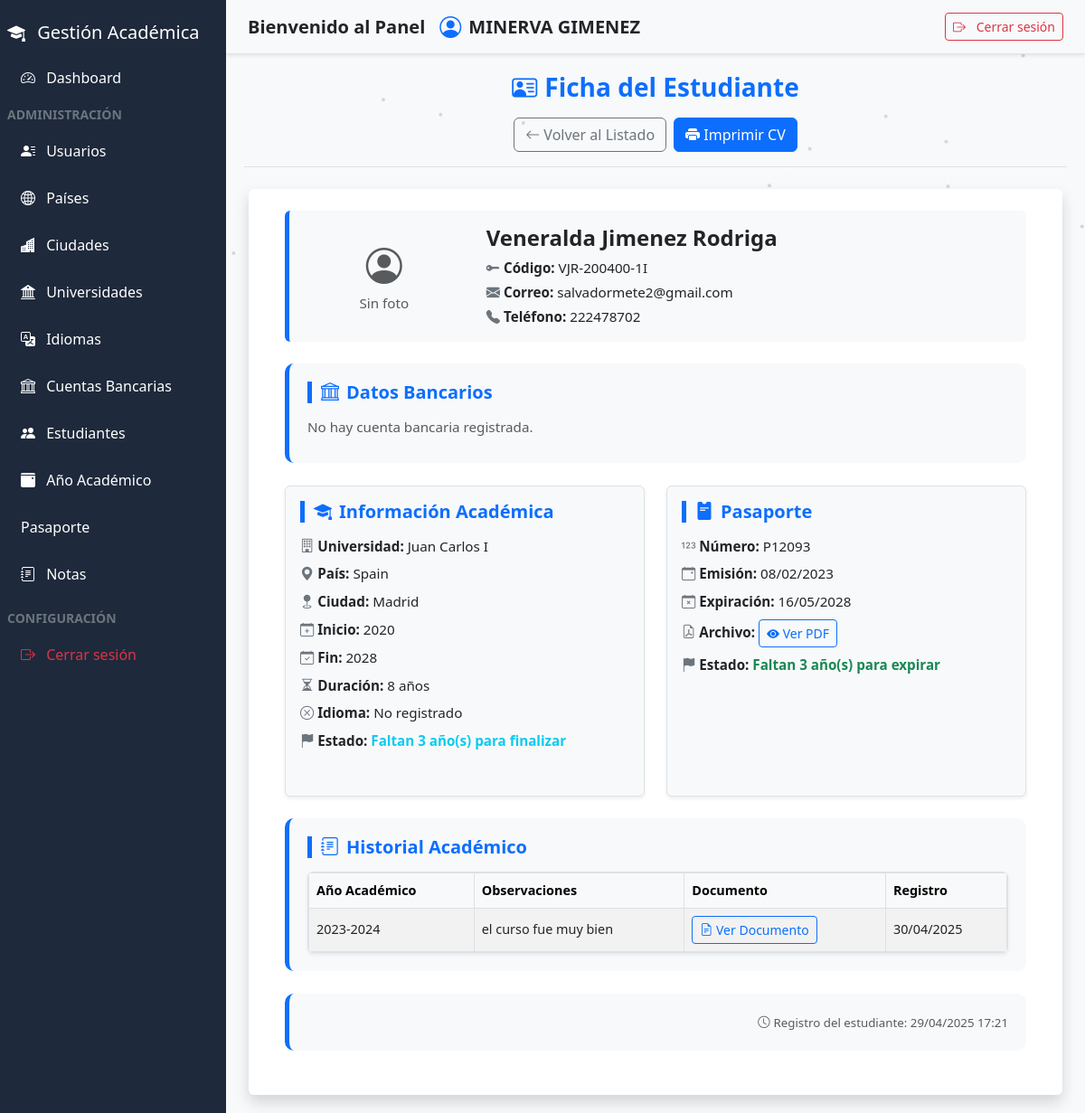
The app's page /admin/detalles_estudiantes.php?id=1 (signed in) with its own data.
### tables this page shows
CREATE TABLE `estudiantes` (
  `id` int(11) NOT NULL,
  `nombre_completo` varchar(100) DEFAULT NULL,
  `codigo_acceso` varchar(20) DEFAULT NULL,
  `fecha_nacimiento` date DEFAULT NULL,
  `pais_id` int(11) NOT NULL,
  `ciudad_id` int(11) DEFAULT NULL,
  `universidad_id` int(11) DEFAULT NULL,
  `idioma_id` int(11) DEFAULT NULL,
  `anio_inicio_carrera` year(4) DEFAULT NULL,
  `anio_fin_carrera` year(4) DEFAULT NULL,
  `email` varchar(100) DEFAULT NULL,
  `telefono` varchar(20) DEFAULT NULL,
  `foto_perfil` varchar(255) DEFAULT NULL,
  `ruta_foto` varchar(255) DEFAULT NULL,
  `creado_en` timestamp NULL DEFAULT current_timestamp(),
  `idioma` varchar(255) DEFAULT NULL,
  `meses_idioma` int(11) DEFAULT NULL,
  `cuenta_id` int(11) DEFAULT NULL,
  `archivo_beca` text DEFAULT NULL
);

CREATE TABLE `universidades` (
  `id` int(11) NOT NULL,
  `nombre` varchar(100) NOT NULL,
  `ciudad_id` int(11) NOT NULL
);

CREATE TABLE `paises` (
  `id` int(11) NOT NULL,
  `nombre` varchar(50) NOT NULL
);

CREATE TABLE `ciudades` (
  `id` int(11) NOT NULL,
  `nombre` varchar(100) NOT NULL,
  `pais_id` int(11) NOT NULL
);

CREATE TABLE `pasaportes` (
  `id` int(11) NOT NULL,
  `estudiante_id` int(11) DEFAULT NULL,
  `numero_pasaporte` varchar(50) DEFAULT NULL,
  `fecha_emision` date DEFAULT NULL,
  `fecha_expiracion` date DEFAULT NULL,
  `archivo_url` varchar(255) DEFAULT NULL,
  `fecha_subida` timestamp NOT NULL DEFAULT current_timestamp()
);

CREATE TABLE `notas` (
  `id` int(11) NOT NULL,
  `estudiante_id` int(11) DEFAULT NULL,
  `anio_academico_id` int(11) DEFAULT NULL,
  `observaciones` text DEFAULT NULL,
  `archivo_url` varchar(255) DEFAULT NULL,
  `fecha_subida` timestamp NOT NULL DEFAULT current_timestamp()
);

CREATE TABLE `anios_academicos` (
  `id` int(11) NOT NULL,
  `nombre` varchar(20) DEFAULT NULL
);

### admin/detalles_estudiantes.php (the view, shortened to what this page needs)
<?php include_once("../componentes/header.php"); ?>
<?php
$estudiante_id = intval($_GET['id']);
try {
    $stmt = $pdo->prepare("
        SELECT
            e.id, e.nombre_completo, e.codigo_acceso, e.fecha_nacimiento,
            e.anio_inicio_carrera, e.anio_fin_carrera, e.telefono,
            e.creado_en, e.pais_id, e.email, e.ciudad_id, e.meses_idioma,
            e.universidad_id, e.idioma_id, e.foto_perfil,
            p.nombre AS nombre_pais,
            c.nombre AS nombre_ciudad,
            u.nombre AS nombre_universidad,
            i.nombre AS nombre_idioma
        FROM estudiantes e
        LEFT JOIN paises p ON e.pais_id = p.id
        LEFT JOIN ciudades c ON e.ciudad_id = c.id
        LEFT JOIN universidades u ON e.universidad_id = u.id
        LEFT JOIN idiomas i ON e.idioma_id = i.id
        WHERE e.id = ?
    ");
    $stmt->execute([$estudiante_id]);
    $estudiante = $stmt->fetch(PDO::FETCH_ASSOC);
    $stmt = $pdo->prepare("
        SELECT aa.nombre AS anio_academico, n.observaciones, n.archivo_url, n.fecha_subida
        FROM notas n
        INNER JOIN anios_academicos aa ON n.anio_academico_id = aa.id
        WHERE n.estudiante_id = ?
        ORDER BY aa.nombre DESC
    ");
    $stmt->execute([$estudiante_id]);
    $notas = $stmt->fetchAll(PDO::FETCH_ASSOC);
    $stmt = $pdo->prepare("
        SELECT numero_pasaporte, fecha_emision, fecha_expiracion, archivo_url
        FROM pasaportes
        WHERE estudiante_id = ?
        ORDER BY fecha_subida DESC
        LIMIT 1
    ");
    $stmt->execute([$estudiante_id]);
    $pasaporte = $stmt->fetch(PDO::FETCH_ASSOC);
$stmt = $pdo->prepare("SELECT * FROM cuentas_bancarias WHERE estudiante_id = :id LIMIT 1");
$stmt->execute([':id' => $estudiante_id]);
$cuenta_bancaria = $stmt->fetch(PDO::FETCH_ASSOC);
} catch (PDOException $e) {
    die("Error al obtener datos: " . $e->getMessage());
}
?>
<?php include_once("../componentes/sidebar.php"); ?>
<main class="content" id="mainContent">
    <div class="cv-header text-center mb-4 border-bottom pb-3 position-relative">
        <h3 class="fw-bold text-primary"><i class="bi bi-person-vcard me-2"></i>Ficha del Estudiante</h3>
        <div class="mt-3 d-flex justify-content-center gap-2 flex-wrap">
            <a href="estudiantes.php" class="btn btn-outline-secondary">
                <i class="bi bi-arrow-left"></i> Volver al Listado
            </a>
            <button onclick="window.print()" class="btn btn-primary">
                <i class="bi bi-printer-fill"></i> Imprimir CV
            </button>
        </div>
    </div>
    <div class="cv-container container py-4 bg-white shadow rounded" style="max-width: 900px; font-size: 0.95rem;">
        <div class="cv-section mb-4 p-3 rounded bg-light">
            <div class="row align-items-center">
                <div class="col-md-3 text-center mb-3 mb-md-0">
                    <?php if (!empty($estudiante['foto_perfil']) && file_exists("../php/upload/perfil/" . $estudiante['foto_perfil'])): ?>
                        <img src="../php/upload/perfil/<?= htmlspecialchars($estudiante['foto_perfil']) ?>"
                            class="cv-photo rounded-circle border shadow-sm"
                            style="width: 120px; height: 120px; object-fit: cover;" alt="Foto">
                    <?php else: ?>
                        <div class="text-muted">
                            <i class="bi bi-person-circle fs-1"></i><br>Sin foto
                        </div>
                    <?php endif; ?>
                </div>
                <div class="col-md-9">
                    <h4 class="fw-bold mb-2"><?= htmlspecialchars($estudiante['nombre_completo']) ?></h4>
                    <p class="mb-1"><i class="bi bi-key-fill me-1 text-secondary"></i><strong>Código:</strong>
                        <?= $estudiante['codigo_acceso'] ?></p>
                    <p class="mb-1"><i class="bi bi-envelope-fill me-1 text-secondary"></i><strong>Correo:</strong>
                        <?= htmlspecialchars($estudiante['email']) ?: 'No registrado' ?></p>
                    <p class="mb-0"><i class="bi bi-telephone-fill me-1 text-secondary"></i><strong>Teléfono:</strong>
                        <?= htmlspecialchars($estudiante['telefono']) ?: 'No registrado' ?></p>
                </div>
            </div>
        </div>
 <?php if (!empty($cuenta_bancaria)): ?>
            <div class="cv-section mt-4">
                <h5 class="text-primary"><i class="bi bi-bank me-2"></i>Datos Bancarios</h5>
                <div class="row g-3">
                    <div class="col-md-6">
                        <p><i class="bi bi-wallet2 me-1 text-secondary"></i><strong>Tipo de Cuenta:</strong>
                            <?= htmlspecialchars($cuenta_bancaria['tipo_cuenta']) ?></p>
                        <p><i class="bi bi-bank2 me-1 text-secondary"></i><strong>Banco:</strong>
                            <?= htmlspecialchars($cuenta_bancaria['banco']) ?></p>
                        <p><i class="bi bi-123 me-1 text-secondary"></i><strong>N° de Cuenta:</strong>
                            <?= htmlspecialchars($cuenta_bancaria['numero_cuenta']) ?></p>
                    </div>
                    <div class="col-md-6">
                        <?php if (!empty($cuenta_bancaria['tarjeta_visa'])): ?>
                            <p><i class="bi bi-credit-card-2-front-fill me-1 text-secondary"></i><strong>Tarjeta VISA:</strong>
                                <?= htmlspecialchars($cuenta_bancaria['tarjeta_visa']) ?></p>
                            <p><i class="bi bi-calendar-event me-1 text-secondary"></i><strong>Caducidad:</strong>
                                <?= date('m/Y', strtotime($cuenta_bancaria['fecha_caducidad_tarjeta'])) ?></p>
                        <?php else: ?>
                            <p><i class="bi bi-credit-card me-1 text-secondary"></i><strong>Tarjeta VISA:</strong> No registrada
                            </p>
                        <?php endif; ?>
                    </div>
                </div>
            </div>
        <?php else: ?>
            <div class="cv-section mt-4">
                <h5 class="text-primary"><i class="bi bi-bank me-2"></i>Datos Bancarios</h5>
                <p class="text-muted">No hay cuenta bancaria registrada.</p>
            </div>
        <?php endif; ?>
        <div class="row g-4">
            <div class="col-lg-6">
                <div class="cv-section border p-3 rounded shadow-sm h-100">
                    <h5 class="text-primary"><i class="bi bi-mortarboard-fill me-2"></i>Información Académica</h5>
                    <p><i class="bi bi-building me-1 text-secondary"></i><strong>Universidad:</strong>
                        <?= htmlspecialchars($estudiante['nombre_universidad']) ?></p>
                    <p><i class="bi bi-geo-alt-fill me-1 text-secondary"></i><strong>País:</strong>
                        <?= htmlspecialchars($estudiante['nombre_pais']) ?></p>
                    <p><i class="bi bi-geo-fill me-1 text-secondary"></i><strong>Ciudad:</strong>
                        <?= htmlspecialchars($estudiante['nombre_ciudad']) ?></p>
                    <p><i class="bi bi-calendar-plus me-1 text-secondary"></i><strong>Inicio:</strong> <span
                            id="inicioCarrera"><?= $estudiante['anio_inicio_carrera'] ?></span></p>
                    <p><i class="bi bi-calendar-check me-1 text-secondary"></i><strong>Fin:</strong> <span
                            id="finCarrera"><?= $estudiante['anio_fin_carrera'] ?></span></p>
                    <?php $años = (int) $estudiante['anio_fin_carrera'] - (int) $estudiante['anio_inicio_carrera']; ?>
                    <p><i class="bi bi-hourglass-split me-1 text-secondary"></i><strong>Duración:</strong> <?= $años ?>
                        años</p>
                    <?php if (!empty($estudiante['nombre_idioma'])): ?>
                        <p><i class="bi bi-translate me-1 text-secondary"></i><strong>Idioma:</strong>
                            <?= $estudiante['nombre_idioma'] ?></p>
                        <p><i class="bi bi-clock-history me-1 text-secondary"></i><strong>Duración Idioma:</strong>
                            <?= $estudiante['meses_idioma'] ?> meses</p>
                        <p><i class="bi bi-patch-check me-1 text-secondary"></i><strong>Total (incluyendo idioma):</strong>
                            <?= number_format($años + ($estudiante['meses_idioma'] / 12), 2) ?> años</p>
                    <?php else: ?>
                        <p><i class="bi bi-x-circle me-1 text-secondary"></i><strong>Idioma:</strong> No registrado</p>
                    <?php endif; ?>
                    <p><i class="bi bi-flag-fill me-1 text-secondary"></i><strong>Estado:</strong> <span
                            id="estadoCarrera" class="fw-semibold"></span></p>
                </div>
            </div>
            <div class="col-lg-6">
                <div class="cv-section border p-3 rounded shadow-sm h-100">
                    <h5 class="text-primary"><i class="bi bi-pass-fill me-2"></i>Pasaporte</h5>
                    <?php if ($pasaporte): ?>
                        <p><i class="bi bi-123 me-1 text-secondary"></i><strong>Número:</strong>
                            <?= htmlspecialchars($pasaporte['numero_pasaporte']) ?></p>
                        <p><i class="bi bi-calendar-event me-1 text-secondary"></i><strong>Emisión:</strong>
                            <?= date('d/m/Y', strtotime($pasaporte['fecha_emision'])) ?></p>
                        <p><i class="bi bi-calendar-x me-1 text-secondary"></i><strong>Expiración:</strong> <span
                                id="fechaExpPasaporte"><?= date('d/m/Y', strtotime($pasaporte['fecha_expiracion'])) ?></span>
                        </p>
                        <p><i class="bi bi-file-earmark-pdf me-1 text-secondary"></i><strong>Archivo:</strong>
                            <?php if (!empty($pasaporte['archivo_url'])): ?>
                                <a href="../php/<?= htmlspecialchars($pasaporte['archivo_url']) ?>"
                                    class="btn btn-sm btn-outline-primary" target="_blank">
                                    <i class="bi bi-eye-fill"></i> Ver PDF
                                </a>
                            <?php else: ?>
                                <span class="text-muted">No disponible</span>
                            <?php endif; ?>
                        </p>
                        <p><i class="bi bi-flag-fill me-1 text-secondary"></i><strong>Estado:</strong> <span
                                id="estadoPasaporte" class="fw-semibold"></span></p>
                    <?php else: ?>
                        <p class="text-muted">No hay datos de pasaporte.</p>
                    <?php endif; ?>
                </div>
            </div>
        </div>
        <div class="cv-section mt-4">
            <h5 class="text-primary"><i class="bi bi-journal-text me-2"></i>Historial Académico</h5>
            <?php if (!empty($notas)): ?>
                <div class="table-responsive border rounded shadow-sm">
                    <table class="table table-bordered table-striped table-hover align-middle mb-0">
                        <thead class="table-light">
                            <tr>
                                <th>Año Académico</th>
                                <th>Observaciones</th>
                                <th>Documento</th>
                                <th>Registro</th>
                            </tr>
                        </thead>
                        <tbody>
                            <?php foreach ($notas as $nota): ?>
                                <tr>
                                    <td><?= htmlspecialchars($nota['anio_academico']) ?></td>
                                    <td><?= nl2br(htmlspecialchars($nota['observaciones'])) ?></td>
                                    <td>
                                        <?php if (!empty($nota['archivo_url'])): ?>
                                            <a href="../php/upload/notas/<?= htmlspecialchars($nota['archivo_url']) ?>"
                                                class="btn btn-sm btn-outline-primary" target="_blank">
                                                <i class="bi bi-file-earmark-text"></i> Ver Documento
                                            </a>
                                        <?php else: ?>
                                            <span class="text-muted">No disponible</span>
                                        <?php endif; ?>
                                    </td>
                                    <td><?= date('d/m/Y', strtotime($nota['fecha_subida'])) ?></td>
                                </tr>
                            <?php endforeach; ?>
                        </tbody>
                    </table>
                </div>
            <?php else: ?>
                <p class="text-muted">Sin registros académicos.</p>
            <?php endif; ?>
        </div>
        <div class="cv-section text-end text-muted mt-4">
            <small><i class="bi bi-clock me-1"></i>Registro del estudiante:
                <?= date('d/m/Y H:i', strtotime($estudiante['creado_en'])) ?></small>
        </div>
    </div>
</main>
<?php include_once("../componentes/footer.php"); ?>

### records on screen
estudiantes: nombre_completo "Veneralda Jimenez Rodriga", codigo_acceso "VJR-200400-1I", email "salvadormete2@gmail.com", telefono "222478702", universidad.nombre "Juan Carlos I", pais.nombre "Spain", ciudad.nombre "Madrid", anio_inicio_carrera "2020", anio_fin_carrera "2028", años "8", creado_en "29/04/2025 17:21"
pasaportes: numero_pasaporte "P12093", fecha_emision "08/02/2023", fecha_expiracion "16/05/2028"
notas: anio_academico.nombre "2023-2024", observaciones "el curso fue muy bien", fecha_subida "30/04/2025"

### other values on screen
$_SESSION['usuario_nombre'] "MINERVA GIMENEZ"
